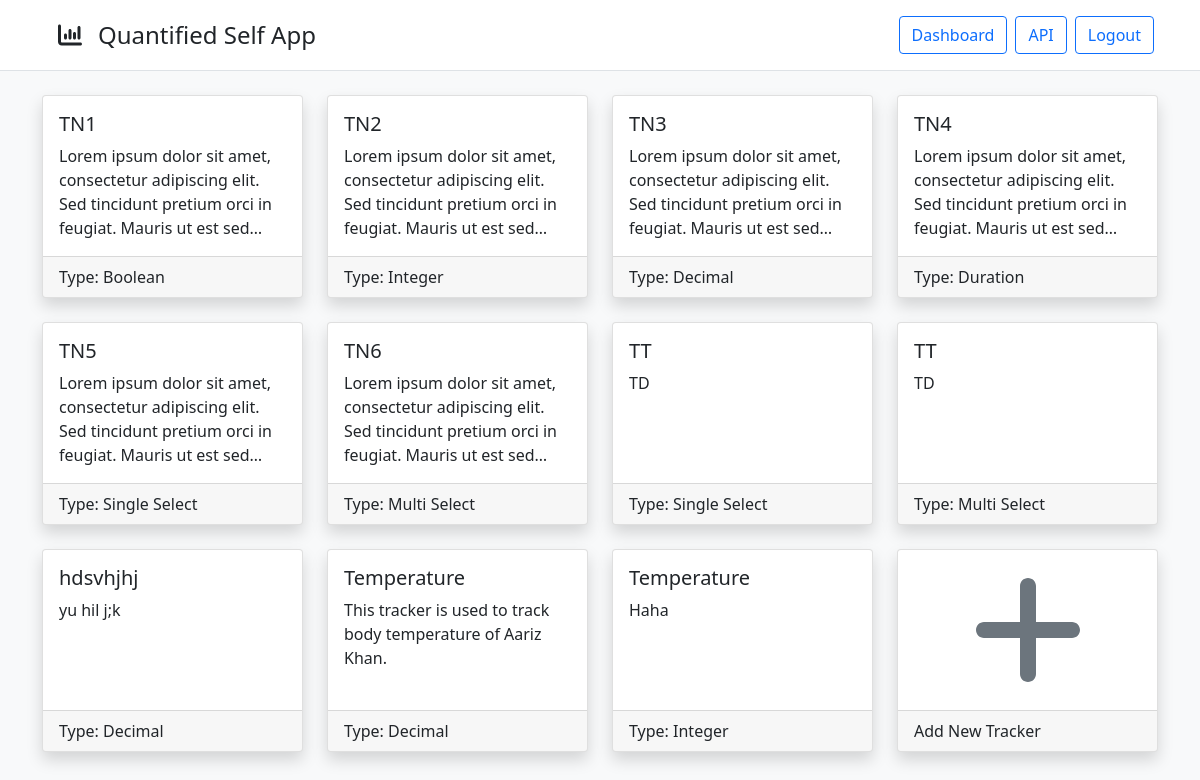
/trackers (signed in), run on the app's committed database.
### models/models.py (models this page shows)
class TrackerModel(db.Model):
    __tablename__ = "trackers"
    t_id = db.Column(db.Integer(), primary_key=True)
    t_name = db.Column(db.String(64), nullable=False)
    t_desc = db.Column(db.String(256))
    t_type = db.Column(db.Integer(), db.ForeignKey("tracker_types.tt_id", ondelete="CASCADE"), nullable=False)
    t_user = db.Column(db.Integer(), db.ForeignKey("users.id", ondelete="CASCADE"), nullable=False)
    t_type_name = db.relationship("TrackerTypes", uselist=False)
    t_unit = db.relationship("TrackerUnit", cascade="all, delete", uselist=False)
    t_options = db.relationship("TrackerOptions", cascade="all, delete")
    t_logs = db.relationship("TrackerLogs", order_by="desc(TrackerLogs.tl_time)", cascade="all, delete")

class TrackerTypes(db.Model):
    __tablename__ = "tracker_types"
    tt_id = db.Column(db.Integer(), primary_key=True, autoincrement=True)
    tt_name = db.Column(db.String(64), unique=True, nullable=False)

### views/views.py (the view)
@app.route("/trackers", methods=["GET"])
@login_required
def trackers():
    trackers = TrackerModel.query.filter(TrackerModel.t_user == current_user.id).all()
    return render_template("trackers/trackers.html", user=current_user, trackers=trackers)

### auth/auth.py (called while the page is built)
@login.user_loader
def load_user(id):
    return UserModel.query.get(int(id))

### templates/trackers/trackers.html (shortened to what this page needs)
<!DOCTYPE html>
<html lang="en">
    <head>
        <link rel="stylesheet" href="{{ url_for('static', filename='css/bootstrap.min.css')}}">
        <link rel="stylesheet" href="{{ url_for('static', filename='css/fontawesome.all.min.css')}}">
        <link rel="stylesheet" href="{{ url_for('static', filename='css/trackers.css')}}">
    </head>
    <body class="bg-light">
        {% include 'components/navbar.html' %}
        <div class="container">
            <div class="row d-flex justify-content-center pt-4">
                {% for tracker in trackers %}
                <div class="col-sm-12 col-md-6 col-lg-4 col-xl-3 d-flex">
                    <div class="card shadow hover-overlay flex-fill mb-4">
                        <a href="/trackers/view?id={{ tracker.t_id }}" class="card-link">
                            <div class="card-body">
                                <h5 class="card-title">{{ tracker.t_name }}</h5>
                                <p class="card-text">{{ tracker.t_desc }}</p>
                            </div>
                            <div class="card-footer">
                                Type: {{ tracker.t_type_name.tt_name }}
                            </div>
                        </a>
                    </div>
                </div>
                {% endfor %}
                <div class="col-sm-12 col-md-6 col-lg-4 col-xl-3 d-flex">
                    <div class="card shadow hover-overlay flex-fill mb-4">
                        <a href="/trackers/add" class="card-link">
                            <div class="card-body d-flex align-items-center justify-content-center">
                                <i class="fa-solid fa-plus fa-8x text-secondary"></i>
                            </div>
                            <div class="card-footer">
                                Add New Tracker
                            </div>
                        </a>
                    </div>
                </div>
            </div>
        </div>
    </body>
</html>

### static/css/trackers.css (style rules this page uses)
.card { transition: transform 0.2s ease; }
.card-link { color: inherit; text-decoration: inherit; }
.card-text { display: -webkit-box; -webkit-line-clamp: 4; -webkit-box-orient: vertical; overflow: hidden; height: 6em; line-height: 1.5; }

### data on the page
TrackerModel: t_name "TN1", t_desc "Lorem ipsum dolor sit amet, consectetur adipiscing elit. Sed tincidunt pretium orci in feugiat. Mauris ut est…", t_type_name.tt_name "Boolean"
TrackerModel: t_name "TN2", t_desc "Lorem ipsum dolor sit amet, consectetur adipiscing elit. Sed tincidunt pretium orci in feugiat. Mauris ut est…", t_type_name.tt_name "Integer"
TrackerModel: t_name "TN3", t_desc "Lorem ipsum dolor sit amet, consectetur adipiscing elit. Sed tincidunt pretium orci in feugiat. Mauris ut est…", t_type_name.tt_name "Decimal"
TrackerModel: t_name "TN4", t_desc "Lorem ipsum dolor sit amet, consectetur adipiscing elit. Sed tincidunt pretium orci in feugiat. Mauris ut est…", t_type_name.tt_name "Duration"
TrackerModel: t_name "TN5", t_desc "Lorem ipsum dolor sit amet, consectetur adipiscing elit. Sed tincidunt pretium orci in feugiat. Mauris ut est…", t_type_name.tt_name "Single Select"
TrackerModel: t_name "TN6", t_desc "Lorem ipsum dolor sit amet, consectetur adipiscing elit. Sed tincidunt pretium orci in feugiat. Mauris ut est…", t_type_name.tt_name "Multi Select"
TrackerModel: t_name "TT", t_desc "TD", t_type_name.tt_name "Single Select"
TrackerModel: t_name "TT", t_desc "TD", t_type_name.tt_name "Multi Select"
TrackerModel: t_name "hdsvhjhj", t_desc "yu hil j;k", t_type_name.tt_name "Decimal"
TrackerModel: t_name "Temperature", t_desc "This tracker is used to track body temperature of Aariz Khan.", t_type_name.tt_name "Decimal"
TrackerModel: t_name "Temperature", t_desc "Haha", t_type_name.tt_name "Integer"
